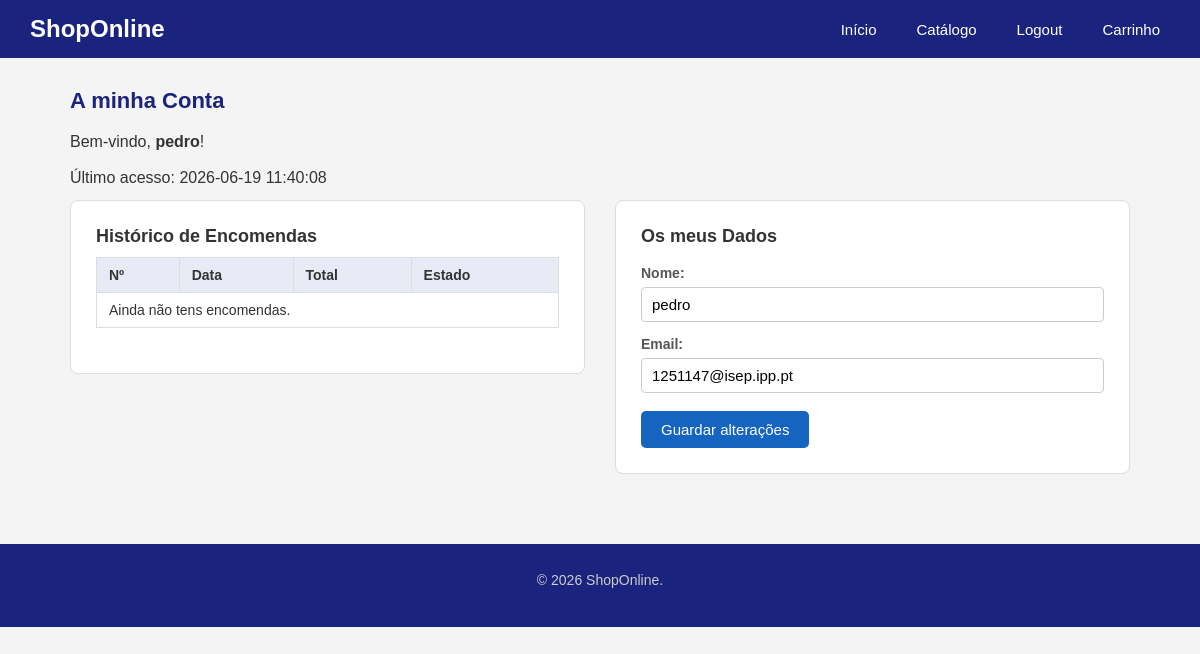
The page /cliente.php (signed in) on the database its author committed.
### tables this page shows
CREATE TABLE utilizadores (
        id INTEGER PRIMARY KEY AUTOINCREMENT,
        nome TEXT NOT NULL,
        email TEXT NOT NULL UNIQUE,
        password TEXT NOT NULL,
        ultimo_acesso TEXT
    );

### cliente.php (the view, shortened to what this page needs)
<!DOCTYPE html>
<html lang="pt">
<head>
    <link rel="stylesheet" href="styles/estilos.css">
</head>
<body>
    <header>
        <h1>ShopOnline</h1>
        <nav>
            <a href="index.html">Início</a>
            <a href="catalogo.html">Catálogo</a>
            <?php if (isset($_SESSION['utilizador_id'])): ?>
                <a href="scripts/logout.php">Logout</a>
            <?php else: ?>
                <a href="cliente.html">Login</a>
            <?php endif; ?>
            <a href="carrinho.html">Carrinho</a>
        </nav>
    </header>
    <main>
        <h2>A minha Conta</h2>
        <?php if (!isset($_SESSION['utilizador_id'])): ?>
    <div class="pagina-conta">
        <section class="caixa-formulario">
            <h3>Iniciar Sessão</h3>
            <form id="form-login" action="scripts/login.php" method="post" class="formulario" novalidate>
                <label for="email-login">Email:</label>
                <input type="email" id="email-login" name="email"
                       placeholder="o-seu-email@exemplo.com">
                <span class="mensagem-erro"></span>
                <label for="password-login">Password:</label>
                <input type="password" id="password-login" name="password"
                       placeholder="A sua password">
                <span class="mensagem-erro"></span>
                <button type="submit" class="botao">Entrar</button>
                <p>Não tem conta? <a href="#registo">Regista-te abaixo ↓</a></p>
            </form>
        </section>
        <section class="caixa-formulario" id="registo">
            <h3>Criar Conta</h3>
            <form id="form-registo" action="scripts/registo.php" method="post" class="formulario" novalidate>
                <label for="nome-registo">Nome completo:</label>
                <input type="text" id="nome-registo" name="nome">
                <span class="mensagem-erro"></span>
                <label for="email-registo">Email:</label>
                <input type="email" id="email-registo" name="email">
                <span class="mensagem-erro"></span>
                <label for="pass-registo">Password:</label>
                <input type="password" id="pass-registo" name="password">
                <span class="mensagem-erro"></span>
                <label for="pass-confirmar">Confirmar Password:</label>
                <input type="password" id="pass-confirmar">
                <span class="mensagem-erro"></span>
                <button type="submit" class="botao">Criar Conta</button>
            </form>
        </section>
    </div>
        <?php else: ?>
            <?php
            $db = ligar_bd();
            $uid = $_SESSION['utilizador_id'];
            $stmt = $db->prepare("SELECT * FROM utilizadores WHERE id = :id");
            $stmt->bindValue(':id', $uid, SQLITE3_INTEGER);
            $res = $stmt->execute();
            $user = $res->fetchArray(SQLITE3_ASSOC);
            ?>
            <p>Bem-vindo, <strong><?php echo $user['nome']; ?></strong>!</p>
            <p>Último acesso: <?php echo $user['ultimo_acesso'] ?? 'Primeiro acesso'; ?></p>
            <div class="pagina-conta">
                <section class="caixa-formulario">
                    <h3>Histórico de Encomendas</h3>
                    <table class="tabela-encomendas">
                        <thead>
                            <tr>
                                <th>Nº</th>
                                <th>Data</th>
                                <th>Total</th>
                                <th>Estado</th>
                            </tr>
                        </thead>
                        <tbody>
                        <?php
                        $tem_encomendas = false;
                        ?>
                        <?php if (!$tem_encomendas): ?>
                            <tr><td colspan="4">Ainda não tens encomendas.</td></tr>
                        <?php endif; ?>
                        </tbody>
                    </table>
                </section>
                <section class="caixa-formulario">
                    <h3>Os meus Dados</h3>
                    <form action="scripts/atualizar_dados.php" method="post" class="formulario">
                        <label for="nome">Nome:</label>
                        <input type="text" id="nome" name="nome"
                               value="<?php echo $user['nome']; ?>" required>
                        <label for="email">Email:</label>
                        <input type="email" id="email" name="email"
                               value="<?php echo $user['email']; ?>" required>
                        <button type="submit" class="botao">Guardar alterações</button>
                    </form>
                </section>
            </div>
        <?php endif; ?>
    </main>
    <footer>
        <p>&copy; 2026 ShopOnline.</p>
    </footer>
</body>
</html>

### styles/estilos.css (style rules this page uses)
* { box-sizing: border-box; margin: 0; padding: 0; }
body { font-family: Arial, Helvetica, sans-serif; font-size: 16px; background-color: #f4f4f4; color: #333333; }
h1 { font-size: 28px; color: #1a237e; }
h2 { font-size: 22px; margin-bottom: 15px; color: #1a237e; }
h3 { font-size: 18px; margin-bottom: 10px; }
p { margin-bottom: 10px; line-height: 1.6; }
a { color: #1565c0; text-decoration: none; }
header { background-color: #1a237e; color: white; padding: 15px 30px; display: flex; justify-content: space-between; align-items: center; }
header h1 { color: white; font-size: 24px; }
header nav { display: flex; gap: 20px; }
header nav a { color: white; font-size: 15px; padding: 5px 10px; border-radius: 4px; }
main { max-width: 1100px; margin: 30px auto; padding: 0 20px; }
.botao { background-color: #1565c0; color: white; padding: 10px 20px; border: none; border-radius: 5px; cursor: pointer; font-size: 15px; display: inline-block; text-align: center; }
.formulario { display: flex; flex-direction: column; gap: 6px; }
.formulario label { font-size: 14px; font-weight: bold; color: #555555; margin-top: 8px; }
.formulario input { padding: 8px 10px; border: 1px solid #cccccc; border-radius: 4px; font-size: 15px; }
.formulario .botao { margin-top: 12px; align-self: flex-start; }
.pagina-conta { display: flex; gap: 30px; align-items: flex-start; }
.caixa-formulario { background-color: white; padding: 25px; border-radius: 8px; border: 1px solid #dddddd; flex: 1; }
.tabela-encomendas { width: 100%; border-collapse: collapse; margin-bottom: 20px; font-size: 14px; }
.tabela-encomendas th { background-color: #e8eaf6; padding: 9px 12px; text-align: left; border: 1px solid #dddddd; }
.tabela-encomendas td { padding: 9px 12px; border: 1px solid #dddddd; }
main section { background-color: white; padding: 25px; border-radius: 8px; border: 1px solid #dddddd; margin-bottom: 30px; }
footer { background-color: #1a237e; color: #cccccc; text-align: center; padding: 25px; margin-top: 40px; font-size: 14px; }

### rows shown on the page
utilizadores: nome "pedro", ultimo_acesso "2026-06-19 11:40:08", email "1251147@isep.ipp.pt"
